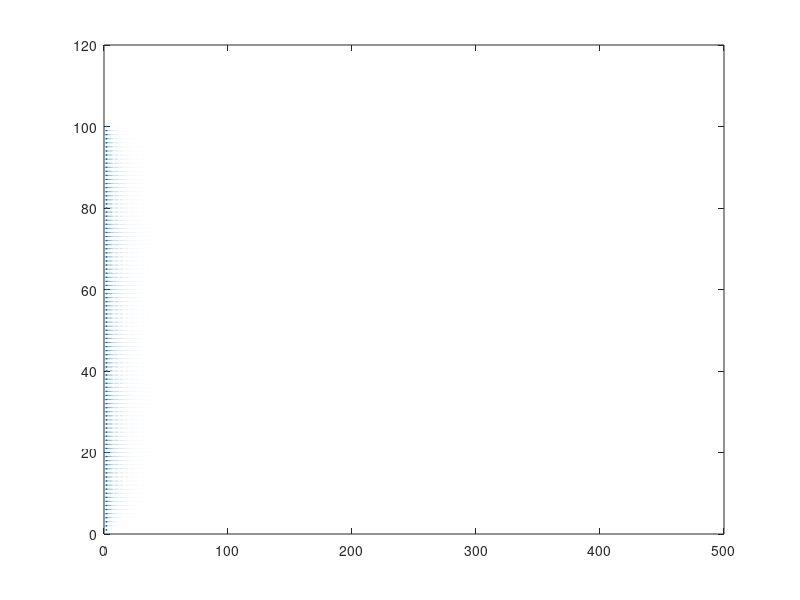
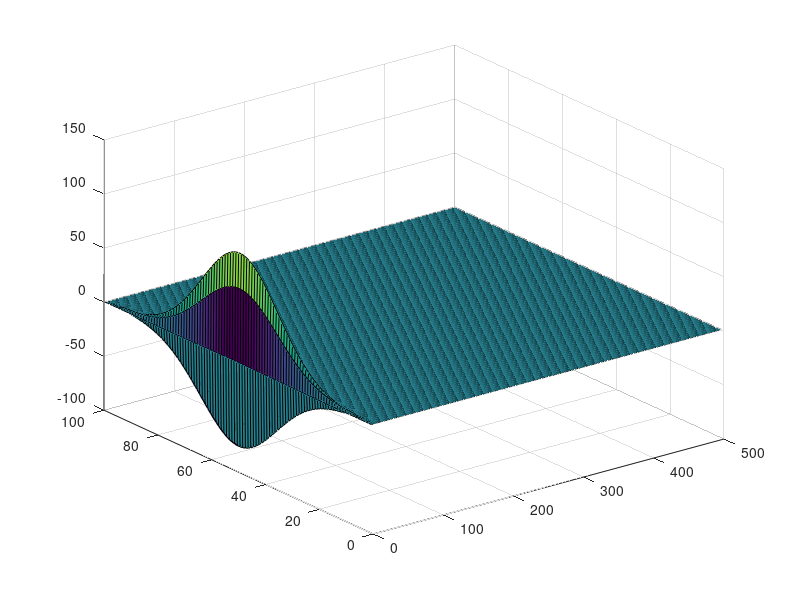

Source code (MATLAB) for these figures, in order:
clc
clear all
close all



u = load('step60000_centraldiff_u_data.txt');
v = load('step60000_centraldiff_v_data.txt');
phi = load('step60000_centraldiff_phi_data.txt');
figure
quiver(u,v)
figure
surf(phi)